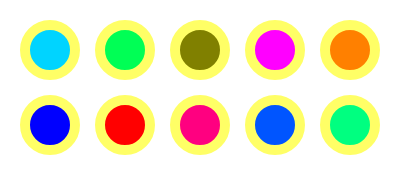
Frame 1 (no input)
Frame 60 (no input): identical to frame 1, image omitted
Frame 120 (the mouse pressed at the canvas centre since frame 60): identical to frame 1, image omitted

The p5.js sketch that drew this single still picture (run headless with seeded random() and noise() and a simulated clock; from frame 60 on, the mouse is pressed at the canvas centre):

// p5.js sketch
// ── sketch.js
function setup() {
  createCanvas(400, 175);
  colorMode(HSB);
  //you MUST declare this line if you want to use HSB!
}

function draw() {
  background(220);
  strokeWeight(10);
  stroke(60,60,100);
  
  
  fill(190,100,100);
  ellipse(50,50,50);
  
  fill(140,100,100);
  ellipse(125,50,50);
  
  fill(60,100,50);
  ellipse(200,50,50);
  
  fill(300,100,100);
  ellipse(275,50,50);
  
  fill(30,100,100);
  ellipse(350,50,50);
  
  //swap driver && navigator roles
  
  fill(240, 100, 100);
  ellipse(50,125,50);
  
  fill(360, 100, 100);
  ellipse(125,125,50);
  
  fill(330, 100, 100);
  ellipse(200,125,50);
  
  fill(220, 100, 100);
  ellipse(275,125,50);
  
  fill(150, 100, 100);
  ellipse(350,125,50);
}
